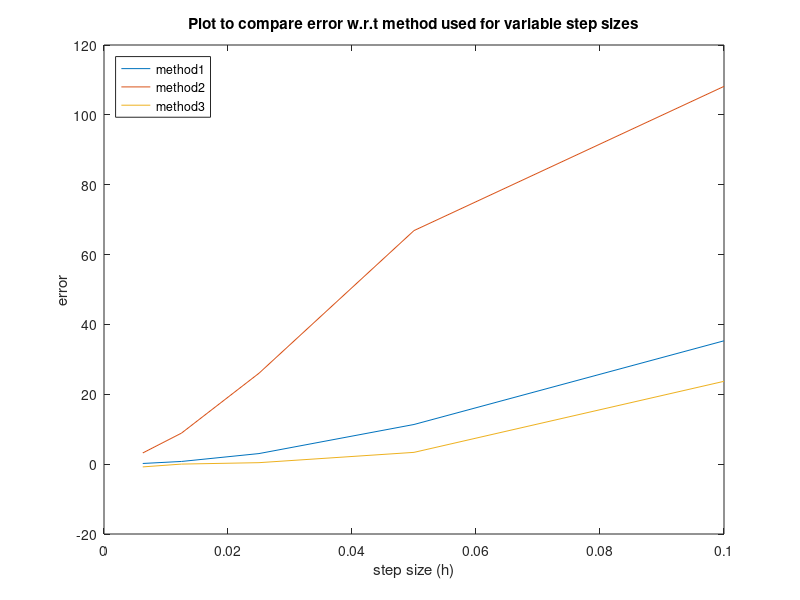

Source code (MATLAB):
i=importdata('error.txt')
h=i(:,1);
method1=i(:,2);
method2=i(:,3);
method3=i(:,4);
figure

plot(h,method1)
hold on
plot(h,method2)
hold on
plot(h,method3)
title('Plot to compare error w.r.t method used for variable step sizes')
xlabel('step size (h)')
ylabel('error')
legend('method1','method2','method3', 'Location','northwest')